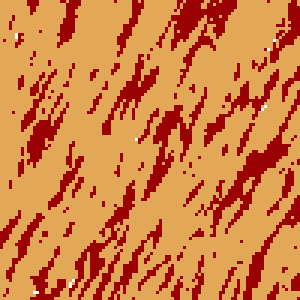
#> input picture data_gen/original_texs/or_tex_25.png, 100 x 100 px, found by its file name (shown 3 times larger)
$ jupyter execute --allow-errors Paper_fibrosis_generation.ipynb
#> lines starting #> are read from the running program, lines starting #| are printed output that depends on the picture; after the words box and inside, x2 and y2 are one past the last pixel; in counts of white or black regions, pixels touching at a corner belong together
[cell 1]
import matplotlib.pyplot as plt
import numpy as np

[cell 2]
def rgb2gray(rgb):
    return np.dot(rgb[...,:3], [0.2989, 0.5870, 0.1140])

[cell 3]
from matplotlib import colors

cmap = colors.LinearSegmentedColormap.from_list(
    'fibrosis', [(0, '#e2a858'),
                 (0.5, '#e2a858'),
                 (1, '#990102')])

[cell 4]
orig1 = plt.imread("original_texs/or_tex_25.png")
#> orig1 is the input picture: shape (100, 100, 3) float32; mean R, G, B 0.815, 0.495, 0.261
orig1 = rgb2gray(orig1)
orig1 = np.where(orig1 > 0.5, 1, 2)
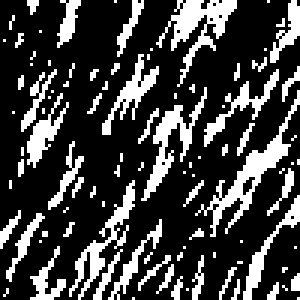
#> orig1: shape (100, 100) int64 (shown 3 times larger); values 1 (black) and 2 (white), 25.1% white; 97 white regions (73 under 20 px), largest, box (x1, y1, x2, y2) and area: (65, 30, 100, 79) 274, (52, 0, 79, 29) 247, (47, 29, 69, 67) 196

orig2 = plt.imread("original_texs/or_tex_13.png")
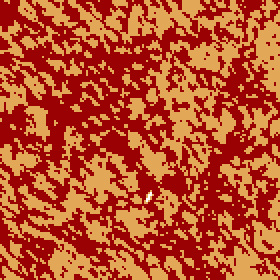
#> input picture data_gen/original_texs/or_tex_13.png, 140 x 140 px, found by its file name (shown 2 times larger)
#> orig2 is the input picture: shape (140, 140, 4) float32; mean R, G, B, A 0.733, 0.309, 0.165, 1
orig2 = rgb2gray(orig2)
#> in rgb2gray (call 2), `return np.dot(rgb[...,:3], [0.2989, 0.5870, 0.1140])`:
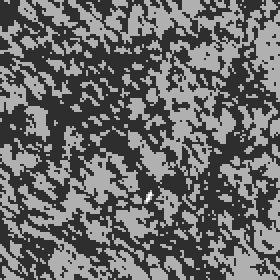
#> returned value: shape (140, 140) float64 (shown 2 times larger); min 0.183, max 1, mean 0.419
orig2 = np.where(orig2 > 0.5, 1, 2)
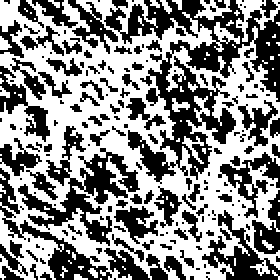
#> orig2: shape (140, 140) int64 (shown 2 times larger); values 1 (black) and 2 (white), 53.5% white; 178 black regions (135 under 20 px), largest, box (x1, y1, x2, y2) and area: (52, 0, 140, 92) 2755, (9, 63, 70, 123) 1057, (0, 84, 56, 140) 544

orig3 = plt.imread("original_texs/or_tex_34.png")
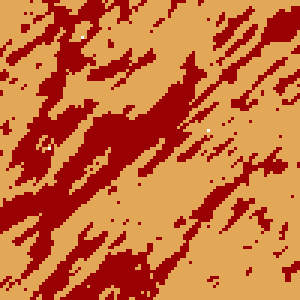
#> input picture data_gen/original_texs/or_tex_34.png, 100 x 100 px, found by its file name (shown 3 times larger)
#> orig3 is the input picture: shape (100, 100, 3) float32; mean R, G, B 0.783, 0.423, 0.224
orig3 = rgb2gray(orig3)
#> in rgb2gray (call 3), `return np.dot(rgb[...,:3], [0.2989, 0.5870, 0.1140])`:
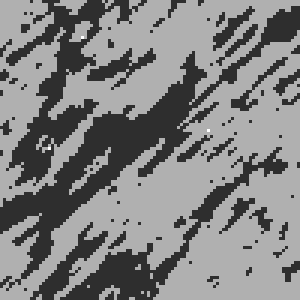
#> returned value: shape (100, 100) float64 (shown 3 times larger); min 0.183, max 1, mean 0.508
orig3 = np.where(orig3 > 0.5, 1, 2)
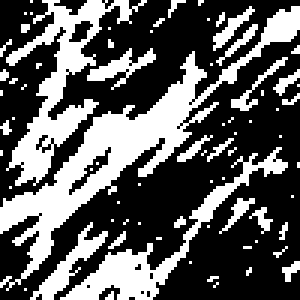
#> orig3: shape (100, 100) int64 (shown 3 times larger); values 1 (black) and 2 (white), 36% white; 74 white regions (61 under 20 px), largest, box (x1, y1, x2, y2) and area: (0, 2, 100, 97) 1450, (2, 0, 49, 62) 774, (20, 49, 96, 100) 569

#> (a cell that did not finish here is left out)

[cell 6]
fig, ax = plt.subplots(3, 2, figsize=[7, 10])

for i in range(ax.shape[0]):
   for j in range(ax.shape[1]):
        ax[i, j].get_xaxis().set_visible(False)
        ax[i, j].get_yaxis().set_visible(False)
        ax[i, j].patch.set_edgecolor('black')
        ax[i, j].patch.set_linewidth(1)

ax[0, 0].imshow(orig1, cmap=cmap)
#> (the rest of this cell did not finish here and is left out)

[cell 7]
orig1 = plt.imread("original_texs/or_tex_18.png")
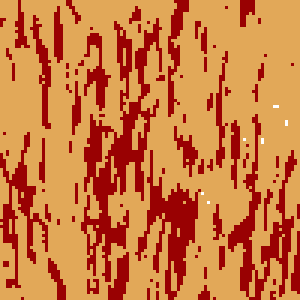
#> input picture data_gen/original_texs/or_tex_18.png, 100 x 100 px, found by its file name (shown 3 times larger)
#> orig1 is the input picture: shape (100, 100, 3) float32; mean R, G, B 0.805, 0.473, 0.25
orig1 = rgb2gray(orig1)
#> in rgb2gray (call 4), `return np.dot(rgb[...,:3], [0.2989, 0.5870, 0.1140])`:
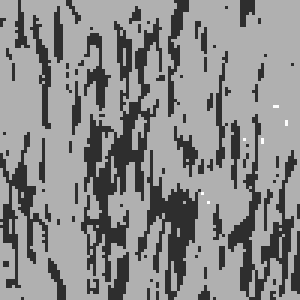
#> returned value: shape (100, 100) float64 (shown 3 times larger); min 0.183, max 1, mean 0.547
orig1 = np.where(orig1 > 0.5, 1, 2)
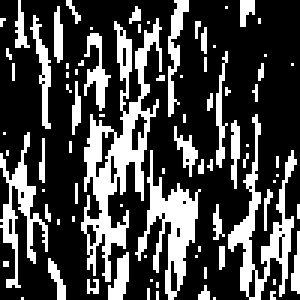
#> orig1: shape (100, 100) int64 (shown 3 times larger); values 1 (black) and 2 (white), 28.4% white; 83 white regions (64 under 20 px), largest, box (x1, y1, x2, y2) and area: (27, 6, 54, 94) 743, (76, 38, 99, 100) 385, (45, 50, 67, 100) 373

#> (the rest of this cell did not finish here and is left out)

[cell 8]
fig, ax = plt.subplots(2, 2, figsize=[7, 7])

for i in range(ax.shape[0]):
   for j in range(ax.shape[1]):
        ax[i, j].get_xaxis().set_visible(False)
        ax[i, j].get_yaxis().set_visible(False)
        ax[i, j].patch.set_edgecolor('black')
        ax[i, j].patch.set_linewidth(1)

ax[0, 0].imshow(orig1, cmap=cmap)
#> (the rest of this cell did not finish here and is left out)
